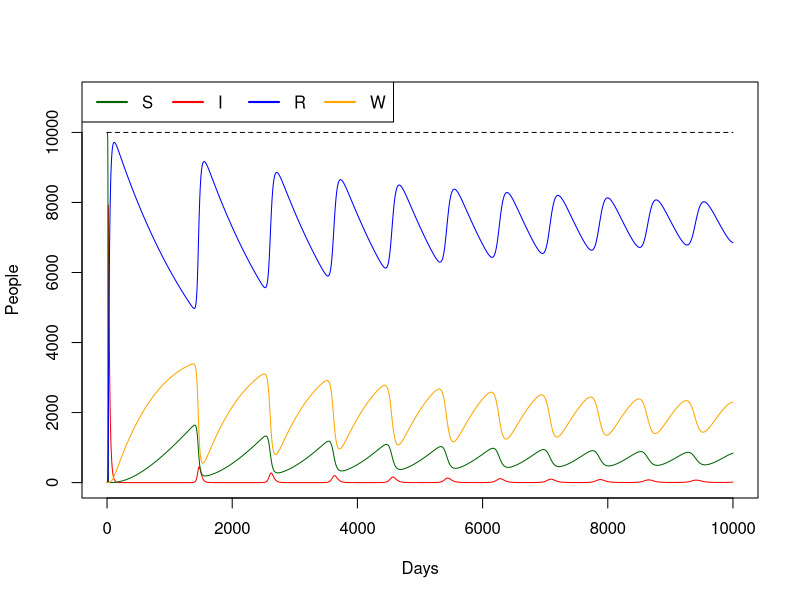

Here is the R script that generated this plot:
#Specify the length of time the model will be run for
t = 10000

#Create array to take model output, and name the columns appropriately
output <- array(dim=c(t+1,6))
colnames(output) <- c("S","I","R","W","N","Time")

#Specify initial populations in each compartment
output[1,"S"] <- 9999
output[1,"I"] <- 1
output[1,"R"] <- 0
output[1,"W"] <- 0
output[1,"N"] <- 10000
output[1,"Time"] <- 0

#Assign values to the two transmission parameters beta and gamma
beta <- 0.714
gamma <- 1/21
nu <- 0.80
omega <- 1/(5*365.25)
kappa <- 1
mu <- 1/(70*365.25)

# Run the model for every time step except time 1 (which was set to fixed above)
for (i in 2:(t+1)){
  output[i,"S"] <- max(output[i-1,"S"] - (beta*output[i-1,"S"]*output[i-1,"I"]/output[i-1,"N"]) + omega*output[i-1,"W"]
    +(mu*(1-nu))*output[i-1,"N"]-mu*output[i-1,"S"],0)
  output[i,"I"] <- max(output[i-1,"I"] + (beta*output[i-1,"S"]*output[i-1,"I"]/output[i-1,"N"]) - gamma*output[i-1,"I"]
    -mu*output[i-1,"I"],0)
  output[i,"R"] <- max(output[i-1,"R"] + gamma*output[i-1,"I"]+(beta*kappa*output[i-1,"W"]*output[i-1,"I"]/output[i-1,"N"])
    -omega*output[i-1,"R"]+mu*nu*output[i-1,"N"]-mu*output[i-1,"R"],0)
  output[i,"W"] <- max(output[i-1,"W"] +omega*output[i-1,"R"] - (beta*kappa*output[i-1,"W"]*output[i-1,"I"]/output[i-1,"N"])
    -omega*output[i-1,"W"]-mu*output[i-1,"W"],0)  
  output[i,"N"] <- max(output[i,"S"]+output[i,"I"]+output[i,"R"]+output[i,"W"],0)
  output[i,"Time"] <- output[i-1,"Time"]+1
}

#Plot I against Time, then add lines for other categories and a legend
plot(I~Time, data=output, type="l", col="Red", ylim=c(0,11000), xlab="Days", ylab="People")
lines(S~Time, data=output, type="l", col="Darkgreen")
lines(R~Time, data=output, type="l", col="Blue")
lines(W~Time, data=output, type="l", col="Orange")
lines(N~Time, data=output, type="l", col="Black", lty=2)
legend("topleft", c("S","I","R","W"), lwd=2, col=c("darkgreen","red","blue","orange"), lty=c(1,1,1,1), bty='y',ncol=4)
